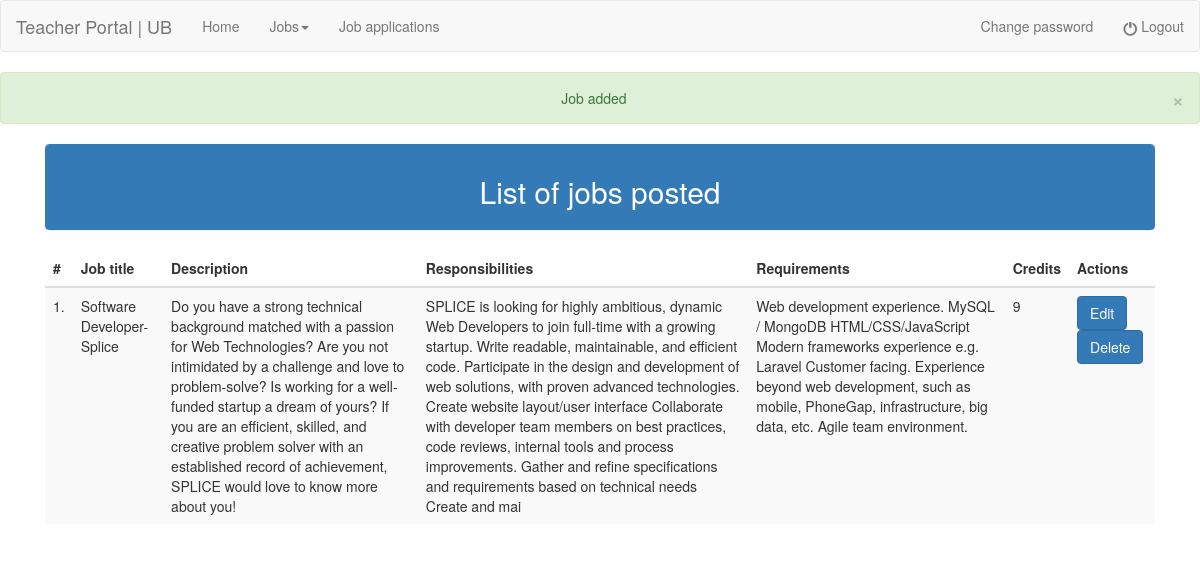
Before: /teacher_view_job.php?q=2 (signed in) with the older database file.
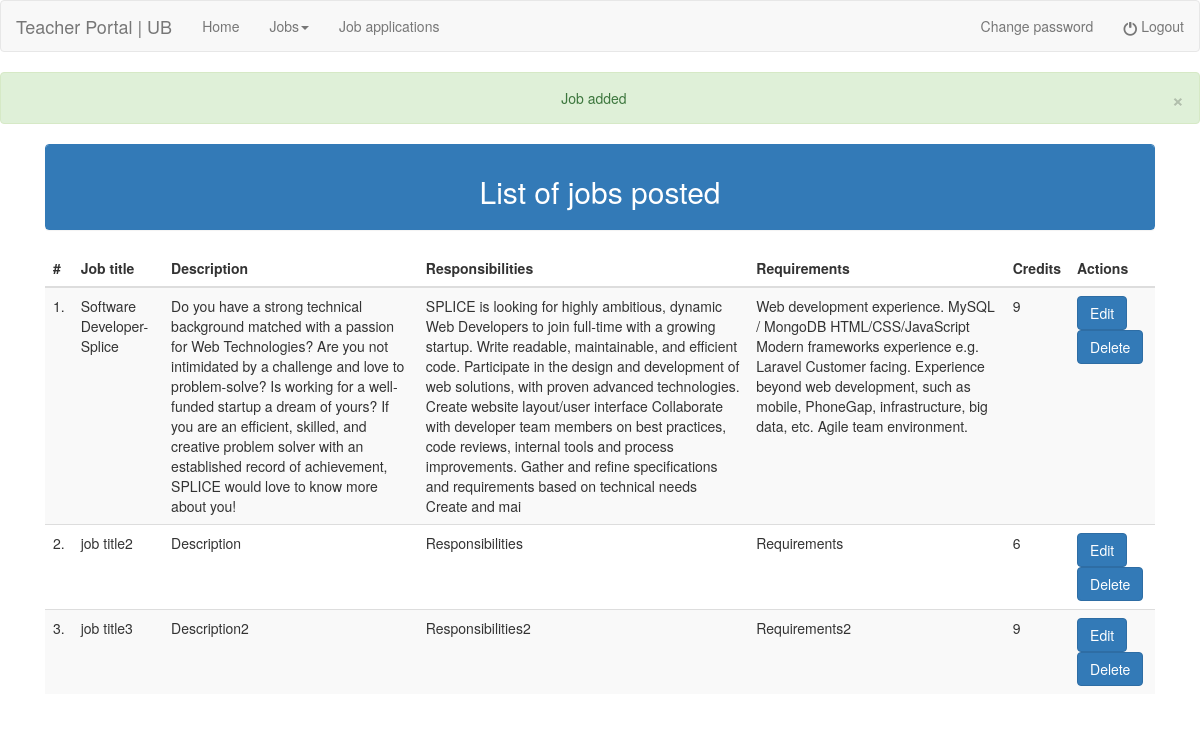
After: the same page with the newer database file.
### tables this page shows
CREATE TABLE `job_info` (
  `id` int(10) NOT NULL,
  `job_title` varchar(50) NOT NULL,
  `description` varchar(500) NOT NULL,
  `responsibilities` varchar(500) NOT NULL,
  `requirements` varchar(500) NOT NULL,
  `credits` varchar(50) NOT NULL,
  `teacher_id` int(10) NOT NULL,
  `created_on` datetime NOT NULL,
  `last_updated` datetime NOT NULL
);

### teacher_view_job.php (the view, shortened to what this page needs)
<?php
include "teacher_header.php";
include "connection.php";
$email=$_SESSION['email'];
$query3="select id from teacher_accounts where email='$email'";
$res3=mysqli_query($conn,$query3);
$row3=mysqli_fetch_array($res3);
$teacher_id=$row3[0];
$query="select * from job_info where teacher_id='$teacher_id'";
$result=mysqli_query($conn,$query);
if(isset($_REQUEST['q'])) {
        ?>
        <?php
    if ($_REQUEST['q'] == 2) {
        ?>
        <div class="alert alert-success">
            <button type="button" class="close" data-dismiss="alert">&times;</button>
            <center>Job added</center>
        </div>
        <?php
    }
        ?>
        <?php
}
?>
<!doctype>
<html>
<head>
</head>
<body>
    <div class="container" >
        <div class="col-md-12">
            <div class="panel panel-primary">
                <div class="panel-heading">
                    <?php
                    if(mysqli_num_rows($result)== 0){
                    ?>
                        <center><h2>No jobs posted</h2></center>
                        </div></div></div></div>
                        </body></html>
                    <?php
                    }
                    else{
                    ?>
                    <center><h2>List of jobs posted</h2></center>
                </div>
            </div>
            <div class="table-responsive">
            <table class="table table-striped">
                <thead>
                    <tr>
                        <th>#</th>
                        <th>Job title</th>
                        <th>Description</th>
                        <th>Responsibilities</th>
                        <th>Requirements</th>
                        <th>Credits</th>
                        <th>Actions</th>
                    </tr>
                </thead>
                <tbody>
                    <?php
                        $count=1;
                        while($row=mysqli_fetch_array($result)){
                    ?>
                    <tr>
                        <td><?php echo $count."." ?></td>
                        <td><?php echo $row[1] ?></td>
                        <td><?php echo $row[2] ?></td>
                        <td><?php echo $row[3] ?></td>
                        <td><?php echo $row[4] ?></td>
                        <td><?php echo $row[5] ?></td>
						<td>
							<button onclick="location.href='teacher_edit_job.php?job_title=<?php echo $row[1] ?>'"class="btn btn-primary btn-md">Edit</button>
							<button data-toggle="modal" data-target="#myModal" data-id="<?php echo $row[0] ?>" class="open-modal btn btn-primary btn-md">Delete</button>
						</td>
                    </tr>
                    <?php
                    $count++;
                    }
                    ?>
                </tbody>
            </table>
            </div>
        </div>
    </div>
</body>
</html>
<?php
} ?>

### teacher_header.php (shortened to what this page needs)
<!DOCTYPE html>
<html lang="en">
<head>
    <link rel="stylesheet" href="http://maxcdn.bootstrapcdn.com/bootstrap/3.3.6/css/bootstrap.min.css">
</head>
<body>
    <nav class="navbar navbar-default">
        <div class="container-fluid">
            <div class="navbar-header">
                <a class="navbar-brand" href="teacher_index.php">Teacher Portal | UB</a>
            </div>
            <ul class="nav navbar-nav">
                <li><a href="teacher_index.php">Home</a></li>
                <li class="dropdown">
                    <a href="#" class="dropdown-toggle" data-toggle="dropdown" role="button">Jobs<span class="caret"></span></a>
                </li>
                <li><a href="teacher_view_job_applications.php">Job applications</a></li>
            </ul>
            <ul class="nav navbar-nav navbar-right">
				<li><a href="#">Change password</a></li>
                <li>
                    <a href="teacher_logout.php"><span class="glyphicon glyphicon-off" style="vertical-align: middle"></span> Logout</a>
                </li>
            </ul>
        </div>
    </nav>
</body>
</html>

Changed rows visible on the page:
added job_info: job_title "job title2", description "Description", responsibilities "Responsibilities", requirements "Requirements", credits "6"
added job_info: job_title "job title3", description "Description2", responsibilities "Responsibilities2", requirements "Requirements2", credits "9"
